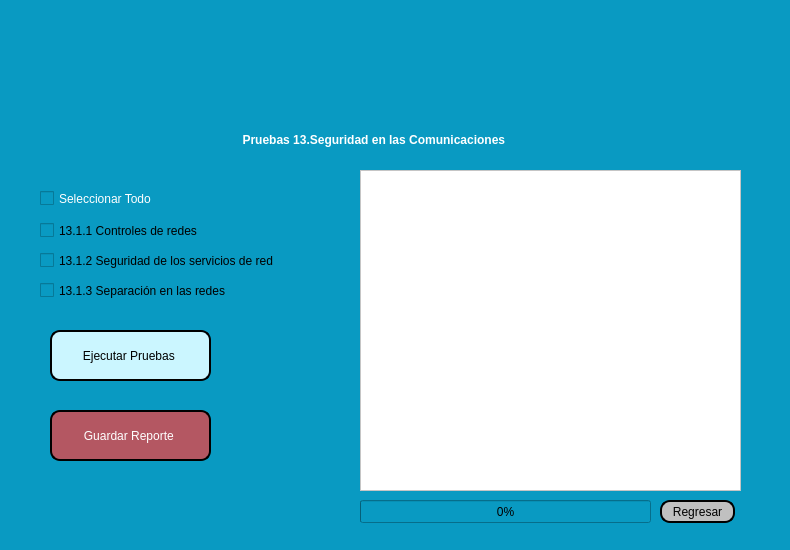
<?xml version="1.0" encoding="UTF-8"?>
<ui version="4.0">
 <class>MainWindow</class>
 <widget class="QMainWindow" name="MainWindow">
  <property name="geometry">
   <rect>
    <x>0</x>
    <y>0</y>
    <width>790</width>
    <height>550</height>
   </rect>
  </property>
  <property name="windowTitle">
   <string>Módulo  Pruebas 13. Seguridad de las Comunicaciones</string>
  </property>
  <property name="styleSheet">
   <string notr="true">background-color: rgb(9, 154, 194);
font: 12pt &quot;Arial&quot;;</string>
  </property>
  <widget class="QWidget" name="centralwidget">
   <widget class="QLabel" name="label">
    <property name="geometry">
     <rect>
      <x>30</x>
      <y>110</y>
      <width>691</width>
      <height>61</height>
     </rect>
    </property>
    <property name="styleSheet">
     <string notr="true">font: 20pt &quot;Arial&quot;;</string>
    </property>
    <property name="text">
     <string>&lt;html&gt;&lt;head/&gt;&lt;body&gt;&lt;p align=&quot;center&quot;&gt;&lt;span style=&quot; font-weight:600; color:#ffffff;&quot;&gt;Pruebas 13.Seguridad en las Comunicaciones &lt;/span&gt;&lt;/p&gt;&lt;/body&gt;&lt;/html&gt;</string>
    </property>
   </widget>
   <widget class="QTextBrowser" name="textBrowser">
    <property name="geometry">
     <rect>
      <x>360</x>
      <y>170</y>
      <width>381</width>
      <height>321</height>
     </rect>
    </property>
    <property name="styleSheet">
     <string notr="true">background-color: rgb(255, 255, 255);
font: 12pt &quot;Arial&quot;;</string>
    </property>
   </widget>
   <widget class="QPushButton" name="pushButton_5">
    <property name="geometry">
     <rect>
      <x>50</x>
      <y>410</y>
      <width>161</width>
      <height>51</height>
     </rect>
    </property>
    <property name="styleSheet">
     <string notr="true">QPushButton {
    background-color: rgb(180, 87, 98);
    font: 12pt &quot;Arial&quot;;
    color: rgb(255, 255, 255);
    border: 2px solid black;
    border-radius: 10px;
}

QPushButton:hover {
    background-color: rgb(200, 107, 118); /* Color cuando el cursor está sobre el botón */
}

QPushButton:pressed {
    background-color: rgb(150, 67, 78); /* Color cuando el botón está presionado */
}
</string>
    </property>
    <property name="text">
     <string>Guardar Reporte </string>
    </property>
   </widget>
   <widget class="QLabel" name="label_3">
    <property name="geometry">
     <rect>
      <x>110</x>
      <y>20</y>
      <width>551</width>
      <height>91</height>
     </rect>
    </property>
    <property name="text">
     <string/>
    </property>
    <property name="pixmap">
     <pixmap>Imagenes/logo segundo panel.jpg</pixmap>
    </property>
   </widget>
   <widget class="QCheckBox" name="checkBox">
    <property name="geometry">
     <rect>
      <x>40</x>
      <y>220</y>
      <width>221</width>
      <height>21</height>
     </rect>
    </property>
    <property name="styleSheet">
     <string notr="true">font: 12pt &quot;Arial&quot;;</string>
    </property>
    <property name="text">
     <string>13.1.1 Controles de redes</string>
    </property>
   </widget>
   <widget class="QCheckBox" name="checkBox_2">
    <property name="geometry">
     <rect>
      <x>40</x>
      <y>250</y>
      <width>311</width>
      <height>21</height>
     </rect>
    </property>
    <property name="styleSheet">
     <string notr="true">font: 12pt &quot;Arial&quot;;</string>
    </property>
    <property name="text">
     <string>13.1.2 Seguridad de los servicios de red </string>
    </property>
   </widget>
   <widget class="QCheckBox" name="checkBox_3">
    <property name="geometry">
     <rect>
      <x>40</x>
      <y>280</y>
      <width>251</width>
      <height>21</height>
     </rect>
    </property>
    <property name="styleSheet">
     <string notr="true">font: 12pt &quot;Arial&quot;;</string>
    </property>
    <property name="text">
     <string>13.1.3 Separación en las redes</string>
    </property>
   </widget>
   <widget class="QPushButton" name="pushButton_4">
    <property name="geometry">
     <rect>
      <x>50</x>
      <y>330</y>
      <width>161</width>
      <height>51</height>
     </rect>
    </property>
    <property name="styleSheet">
     <string notr="true">QPushButton {
    background-color: rgb(203, 246, 255);
    font: 12pt &quot;Arial&quot;;
    border: 2px solid black;
    border-radius: 10px;
}

QPushButton:hover {
    background-color: rgb(180, 230, 255); /* Color cuando el cursor está sobre el botón */
}

QPushButton:pressed {
    background-color: rgb(150, 220, 255); /* Color cuando el botón está presionado */
}


</string>
    </property>
    <property name="text">
     <string>Ejecutar Pruebas </string>
    </property>
   </widget>
   <widget class="QPushButton" name="pushButton_2">
    <property name="geometry">
     <rect>
      <x>660</x>
      <y>500</y>
      <width>75</width>
      <height>23</height>
     </rect>
    </property>
    <property name="styleSheet">
     <string notr="true">QPushButton {
    background-color: rgb(192, 192, 192);
    font: 11pt &quot;Arial&quot;;
    color: rgb(0, 0, 0); /* Color del texto negro por defecto */
    border: 2px solid black;
    border-radius: 10px;
}

QPushButton:hover {
    background-color: rgb(212, 212, 212); /* Color cuando el cursor está sobre el botón */
}

QPushButton:pressed {
    background-color: rgb(172, 172, 172); /* Color cuando el botón está presionado */
}
</string>
    </property>
    <property name="text">
     <string>Regresar</string>
    </property>
   </widget>
   <widget class="QCheckBox" name="checkBox_4">
    <property name="geometry">
     <rect>
      <x>40</x>
      <y>190</y>
      <width>181</width>
      <height>17</height>
     </rect>
    </property>
    <property name="styleSheet">
     <string notr="true">font: 12pt &quot;Arial&quot;;
color: rgb(255, 255, 255); /* Blanco */
</string>
    </property>
    <property name="text">
     <string>Seleccionar Todo</string>
    </property>
   </widget>
   <widget class="QProgressBar" name="progressBar">
    <property name="geometry">
     <rect>
      <x>360</x>
      <y>500</y>
      <width>291</width>
      <height>23</height>
     </rect>
    </property>
    <property name="styleSheet">
     <string notr="true">font: 12pt &quot;Arial&quot;;</string>
    </property>
    <property name="value">
     <number>0</number>
    </property>
   </widget>
  </widget>
  <widget class="QStatusBar" name="statusbar"/>
 </widget>
 <tabstops>
  <tabstop>textBrowser</tabstop>
  <tabstop>pushButton_5</tabstop>
 </tabstops>
 <resources/>
 <connections/>
</ui>
